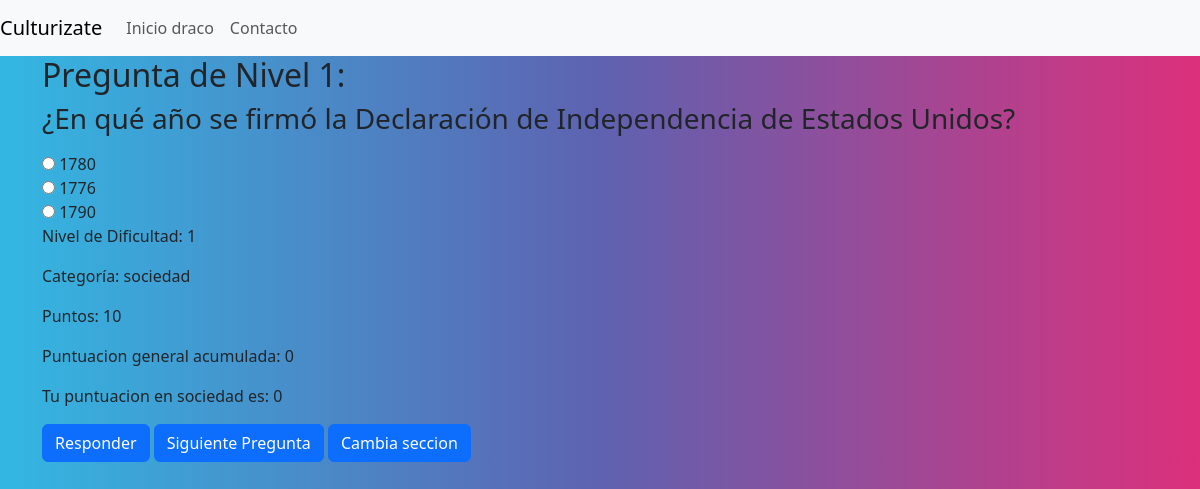
Screenshot of /take_question/sociedad/5/ (signed in) with the database file from the repository.
### culturizateApp/models.py (models this page shows)
class UserProfile(AbstractUser):
    name = models.CharField(max_length=255)
    surname=models.CharField(max_length=200)
    email = models.EmailField()
    score = models.IntegerField(default=0)
    attempts = models.IntegerField(default=0)
    informatica_score=models.IntegerField(default=0)
    ciencia_score=models.IntegerField(default=0)
    historia_score=models.IntegerField(default=0)
    geopolitica_score=models.IntegerField(default=0)
    curiosidades_score=models.IntegerField(default=0)
    espiritualidad_score=models.IntegerField(default=0)
    historia_score=models.IntegerField(default=0)
    sociedad_score=models.IntegerField(default=0)

class BaseQuestion(models.Model):
    question_text = models.TextField()
    correct_option = models.CharField(max_length=1, choices=[('A', 'Option A'), ('B', 'Option B'), ('C', 'Option C')])
    nivel_dificultad = models.IntegerField()
    category = models.CharField(max_length=200)
    points=models.IntegerField()
    option_a = models.CharField(max_length=255,null=True)
    option_b = models.CharField(max_length=255,null=True)
    option_c = models.CharField(max_length=255,null=True)

### culturizateApp/views.py (the view)
# urls.py: path("take_question/<str:category_selected>/<int:nivel>/",views.take_question,name='take_question'),
def take_question(request,category_selected=None,nivel=None):
    all_categories=['informatica','historia','geopolitica','espiritualidad','curiosidades','ciencia']
    angle = 360 / len(all_categories)
    user_profile=request.user
    if nivel==5:
        question=BaseQuestion.objects.filter(category=category_selected).order_by('?').first()
    else:
        question=BaseQuestion.objects.filter(category=category_selected,nivel_dificultad=nivel).order_by('?').first()
    try:
        if request.method=='GET':
            if question is not None:
                options=[
                    ('A',question.option_a),
                    ('B',question.option_b),
                    ('C',question.option_c),
                ]
                category_score_field=f'{question.category}_score'
                user_category_score=getattr(user_profile,category_score_field)
                options=sorted(options,key=lambda x:choice([0,1,2]))
                request.session['current_question'] = {
                    'question_text' : question.question_text,
                    'options':options,
                    'points':question.points,
                    'nivel_dificultad':question.nivel_dificultad,
                    'category':question.category,
                    'correct_answer':question.correct_option ,
                    }
                context = {
                'question_text': question.question_text,
                'options': options,
                'points': question.points,
                'nivel_dificultad': question.nivel_dificultad,
                'category': question.category,
                'correct_answer': question.correct_option,
                'all_categories': all_categories,
                'angle': angle,
                'user_category_score':user_category_score,
                'nivel':nivel,
            }
                return render(request,'game.html',context)
            else:
                return render(request,'/')
        return HttpResponse('Esta vista solo adminte solicitudes post')
    except Exception as e:
        logging.exception(e)
        print(f"Error: {type(e).__name__} - {str(e)}")
        return HttpResponse('Error, vuelve a intentarlo más tarde')

### culturizateApp/templates/game.html (shortened to what this page needs)
{% extends 'base.html' %}
{%load static %}
{% block content %}
  <div id="game-container">
    {% if no_questions %}
    <p>No hay preguntas disponibles</p>
    {% else %}
    <h2>Pregunta de Nivel {{ nivel_dificultad }}:</h2>
    <h3>{{question_text}}</h3>
    <form id="question-form" method="POST" action="{% url 'checkAnswer' %}">
      {% for option in options %}
        <input type="radio" name="user_answer" value="{{ option.0 }}" id="{{ option.0 }}">
        <label for="{{ option.0 }}">{{ option.1 }}</label><br>
      {% endfor %}
      <p>Nivel de Dificultad: {{ nivel_dificultad }}</p>
      <p>Categoría: {{ category }}</p>
      <p>Puntos: {{ points }}</p>
      <p>Puntuacion general acumulada: {{ user.score }}</p>
      <p>Tu puntuacion en {{ category }} es: {{ user_category_score }}</p>
      <button id="response-button" type="submit"class="btn btn-primary" >Responder</button>
      <a href="{% url 'take_question' category_selected=category nivel=nivel %}" class="btn btn-primary">Siguiente Pregunta</a>
      <a href="{% url 'obtain_categories'  %}" class="btn btn-primary"> Cambia seccion</a>
    </form>
    {% endif %}
  </div>
{% endblock %}

### culturizateApp/templates/base.html (shortened to what this page needs)
{% load static %}
{% load crispy_forms_tags %}
<!DOCTYPE html>
<html lang="en">
  <head>
    <link rel="stylesheet" href="https://bootswatch.com/5/quartz/bootstrap.min.css">
    <link href="https://cdn.jsdelivr.net/npm/bootstrap@5.3.0-alpha1/dist/css/bootstrap.min.css" rel="stylesheet">
  </head>
  <body>
    <nav class="navbar navbar-expand-lg navbar-light bg-light">
      <a class="navbar-brand" href="#">Culturizate</a>
      <div class="collapse navbar-collapse" id="navbarNav">
        <ul class="navbar-nav">
          <li class="nav-item active">
            <a class="nav-link" href="#">Inicio <span class="sr-only">{{ user }}</span></a>
          </li>
          <li class="nav-item">
            <a class="nav-link" href="#">Contacto</a>
          </li>
        </ul>
      </div>
    </nav>
    <div class="container">
      {% block content %}
      {% endblock %}
    </div>
  </body>
</html>

### rows the page displays
UserProfile: username "draco", score "0"
BaseQuestion: question_text "¿En qué año se firmó la Declaración de Independencia de Estados Unidos?", option_b "1780" "1776" "1790", category "sociedad"

### other values shown
{{ nivel_dificultad }} "1"
{{ points }} "10"
{{ user_category_score }} "0"
